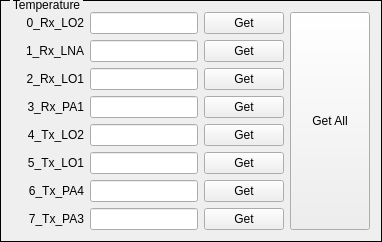
      <widget class="QGroupBox" name="groupBox">
       <property name="styleSheet">
        <string notr="true">QGroupBox{ border:1px solid black; margin-top:0.5ex; }
QGroupBox::title { subcontrol-origin:margin; subcontrol-position:top left; top:-2px; left:10px; margin-left: 0px; padding:0 1px; }</string>
       </property>
       <property name="title">
        <string>Temperature</string>
       </property>
       <property name="alignment">
        <set>Qt::AlignLeading|Qt::AlignLeft|Qt::AlignVCenter</set>
       </property>
       <property name="flat">
        <bool>false</bool>
       </property>
       <property name="checkable">
        <bool>false</bool>
       </property>
       <layout class="QVBoxLayout" name="verticalLayout_5">
        <item>
         <layout class="QHBoxLayout" name="horizontalLayout_26">
          <item>
           <layout class="QVBoxLayout" name="verticalLayout_3">
            <item>
             <layout class="QHBoxLayout" name="horizontalLayout_18">
              <item>
               <widget class="QLabel" name="label_28">
                <property name="sizePolicy">
                 <sizepolicy hsizetype="Preferred" vsizetype="Fixed">
                  <horstretch>0</horstretch>
                  <verstretch>0</verstretch>
                 </sizepolicy>
                </property>
                <property name="minimumSize">
                 <size>
                  <width>72</width>
                  <height>16</height>
                 </size>
                </property>
                <property name="text">
                 <string>0_Rx_LO2</string>
                </property>
                <property name="alignment">
                 <set>Qt::AlignRight|Qt::AlignTrailing|Qt::AlignVCenter</set>
                </property>
                <property name="buddy">
                 <cstring>m_LETemp0</cstring>
                </property>
               </widget>
              </item>
              <item>
               <widget class="QLineEdit" name="m_LETemp0">
                <property name="sizePolicy">
                 <sizepolicy hsizetype="Expanding" vsizetype="Fixed">
                  <horstretch>5</horstretch>
                  <verstretch>0</verstretch>
                 </sizepolicy>
                </property>
               </widget>
              </item>
              <item>
               <widget class="QPushButton" name="m_PBGetTemp0">
                <property name="sizePolicy">
                 <sizepolicy hsizetype="Expanding" vsizetype="Fixed">
                  <horstretch>2</horstretch>
                  <verstretch>0</verstretch>
                 </sizepolicy>
                </property>
                <property name="text">
                 <string>Get</string>
                </property>
               </widget>
              </item>
             </layout>
            </item>
            <item>
             <layout class="QHBoxLayout" name="horizontalLayout_19">
              <item>
               <widget class="QLabel" name="label_24">
                <property name="sizePolicy">
                 <sizepolicy hsizetype="Preferred" vsizetype="Fixed">
                  <horstretch>0</horstretch>
                  <verstretch>0</verstretch>
                 </sizepolicy>
                </property>
                <property name="minimumSize">
                 <size>
                  <width>72</width>
                  <height>16</height>
                 </size>
                </property>
                <property name="text">
                 <string>1_Rx_LNA</string>
                </property>
                <property name="alignment">
                 <set>Qt::AlignRight|Qt::AlignTrailing|Qt::AlignVCenter</set>
                </property>
                <property name="buddy">
                 <cstring>m_LETemp1</cstring>
                </property>
               </widget>
              </item>
              <item>
               <widget class="QLineEdit" name="m_LETemp1">
                <property name="sizePolicy">
                 <sizepolicy hsizetype="Expanding" vsizetype="Fixed">
                  <horstretch>5</horstretch>
                  <verstretch>0</verstretch>
                 </sizepolicy>
                </property>
               </widget>
              </item>
              <item>
               <widget class="QPushButton" name="m_PBGetTemp1">
                <property name="sizePolicy">
                 <sizepolicy hsizetype="Expanding" vsizetype="Fixed">
                  <horstretch>2</horstretch>
                  <verstretch>0</verstretch>
                 </sizepolicy>
                </property>
                <property name="text">
                 <string>Get</string>
                </property>
               </widget>
              </item>
             </layout>
            </item>
            <item>
             <layout class="QHBoxLayout" name="horizontalLayout_20">
              <item>
               <widget class="QLabel" name="label_29">
                <property name="sizePolicy">
                 <sizepolicy hsizetype="Preferred" vsizetype="Fixed">
                  <horstretch>0</horstretch>
                  <verstretch>0</verstretch>
                 </sizepolicy>
                </property>
                <property name="minimumSize">
                 <size>
                  <width>72</width>
                  <height>16</height>
                 </size>
                </property>
                <property name="text">
                 <string>2_Rx_LO1</string>
                </property>
                <property name="alignment">
                 <set>Qt::AlignRight|Qt::AlignTrailing|Qt::AlignVCenter</set>
                </property>
                <property name="buddy">
                 <cstring>m_LETemp2</cstring>
                </property>
               </widget>
              </item>
              <item>
               <widget class="QLineEdit" name="m_LETemp2">
                <property name="sizePolicy">
                 <sizepolicy hsizetype="Expanding" vsizetype="Fixed">
                  <horstretch>5</horstretch>
                  <verstretch>0</verstretch>
                 </sizepolicy>
                </property>
               </widget>
              </item>
              <item>
               <widget class="QPushButton" name="m_PBGetTemp2">
                <property name="sizePolicy">
                 <sizepolicy hsizetype="Expanding" vsizetype="Fixed">
                  <horstretch>2</horstretch>
                  <verstretch>0</verstretch>
                 </sizepolicy>
                </property>
                <property name="text">
                 <string>Get</string>
                </property>
               </widget>
              </item>
             </layout>
            </item>
            <item>
             <layout class="QHBoxLayout" name="horizontalLayout_21">
              <item>
               <widget class="QLabel" name="label_25">
                <property name="sizePolicy">
                 <sizepolicy hsizetype="Preferred" vsizetype="Fixed">
                  <horstretch>0</horstretch>
                  <verstretch>0</verstretch>
                 </sizepolicy>
                </property>
                <property name="minimumSize">
                 <size>
                  <width>72</width>
                  <height>16</height>
                 </size>
                </property>
                <property name="text">
                 <string>3_Rx_PA1</string>
                </property>
                <property name="alignment">
                 <set>Qt::AlignRight|Qt::AlignTrailing|Qt::AlignVCenter</set>
                </property>
                <property name="buddy">
                 <cstring>m_LETemp3</cstring>
                </property>
               </widget>
              </item>
              <item>
               <widget class="QLineEdit" name="m_LETemp3">
                <property name="sizePolicy">
                 <sizepolicy hsizetype="Expanding" vsizetype="Fixed">
                  <horstretch>5</horstretch>
                  <verstretch>0</verstretch>
                 </sizepolicy>
                </property>
               </widget>
              </item>
              <item>
               <widget class="QPushButton" name="m_PBGetTemp3">
                <property name="sizePolicy">
                 <sizepolicy hsizetype="Expanding" vsizetype="Fixed">
                  <horstretch>2</horstretch>
                  <verstretch>0</verstretch>
                 </sizepolicy>
                </property>
                <property name="text">
                 <string>Get</string>
                </property>
               </widget>
              </item>
             </layout>
            </item>
            <item>
             <layout class="QHBoxLayout" name="horizontalLayout_22">
              <item>
               <widget class="QLabel" name="label_30">
                <property name="sizePolicy">
                 <sizepolicy hsizetype="Preferred" vsizetype="Fixed">
                  <horstretch>0</horstretch>
                  <verstretch>0</verstretch>
                 </sizepolicy>
                </property>
                <property name="minimumSize">
                 <size>
                  <width>72</width>
                  <height>16</height>
                 </size>
                </property>
                <property name="text">
                 <string>4_Tx_LO2</string>
                </property>
                <property name="alignment">
                 <set>Qt::AlignRight|Qt::AlignTrailing|Qt::AlignVCenter</set>
                </property>
                <property name="buddy">
                 <cstring>m_LETemp4</cstring>
                </property>
               </widget>
              </item>
              <item>
               <widget class="QLineEdit" name="m_LETemp4">
                <property name="sizePolicy">
                 <sizepolicy hsizetype="Expanding" vsizetype="Fixed">
                  <horstretch>5</horstretch>
                  <verstretch>0</verstretch>
                 </sizepolicy>
                </property>
               </widget>
              </item>
              <item>
               <widget class="QPushButton" name="m_PBGetTemp4">
                <property name="sizePolicy">
                 <sizepolicy hsizetype="Expanding" vsizetype="Fixed">
                  <horstretch>2</horstretch>
                  <verstretch>0</verstretch>
                 </sizepolicy>
                </property>
                <property name="text">
                 <string>Get</string>
                </property>
               </widget>
              </item>
             </layout>
            </item>
            <item>
             <layout class="QHBoxLayout" name="horizontalLayout_23">
              <item>
               <widget class="QLabel" name="label_26">
                <property name="sizePolicy">
                 <sizepolicy hsizetype="Preferred" vsizetype="Fixed">
                  <horstretch>0</horstretch>
                  <verstretch>0</verstretch>
                 </sizepolicy>
                </property>
                <property name="minimumSize">
                 <size>
                  <width>72</width>
                  <height>16</height>
                 </size>
                </property>
                <property name="text">
                 <string>5_Tx_LO1</string>
                </property>
                <property name="alignment">
                 <set>Qt::AlignRight|Qt::AlignTrailing|Qt::AlignVCenter</set>
                </property>
                <property name="buddy">
                 <cstring>m_LETemp5</cstring>
                </property>
               </widget>
              </item>
              <item>
               <widget class="QLineEdit" name="m_LETemp5">
                <property name="sizePolicy">
                 <sizepolicy hsizetype="Expanding" vsizetype="Fixed">
                  <horstretch>5</horstretch>
                  <verstretch>0</verstretch>
                 </sizepolicy>
                </property>
               </widget>
              </item>
              <item>
               <widget class="QPushButton" name="m_PBGetTemp5">
                <property name="sizePolicy">
                 <sizepolicy hsizetype="Expanding" vsizetype="Fixed">
                  <horstretch>2</horstretch>
                  <verstretch>0</verstretch>
                 </sizepolicy>
                </property>
                <property name="text">
                 <string>Get</string>
                </property>
               </widget>
              </item>
             </layout>
            </item>
            <item>
             <layout class="QHBoxLayout" name="horizontalLayout_24">
              <item>
               <widget class="QLabel" name="label_31">
                <property name="sizePolicy">
                 <sizepolicy hsizetype="Preferred" vsizetype="Fixed">
                  <horstretch>0</horstretch>
                  <verstretch>0</verstretch>
                 </sizepolicy>
                </property>
                <property name="minimumSize">
                 <size>
                  <width>72</width>
                  <height>16</height>
                 </size>
                </property>
                <property name="text">
                 <string>6_Tx_PA4</string>
                </property>
                <property name="alignment">
                 <set>Qt::AlignRight|Qt::AlignTrailing|Qt::AlignVCenter</set>
                </property>
                <property name="buddy">
                 <cstring>m_LETemp6</cstring>
                </property>
               </widget>
              </item>
              <item>
               <widget class="QLineEdit" name="m_LETemp6">
                <property name="sizePolicy">
                 <sizepolicy hsizetype="Expanding" vsizetype="Fixed">
                  <horstretch>5</horstretch>
                  <verstretch>0</verstretch>
                 </sizepolicy>
                </property>
               </widget>
              </item>
              <item>
               <widget class="QPushButton" name="m_PBGetTemp6">
                <property name="sizePolicy">
                 <sizepolicy hsizetype="Expanding" vsizetype="Fixed">
                  <horstretch>2</horstretch>
                  <verstretch>0</verstretch>
                 </sizepolicy>
                </property>
                <property name="text">
                 <string>Get</string>
                </property>
               </widget>
              </item>
             </layout>
            </item>
            <item>
             <layout class="QHBoxLayout" name="horizontalLayout_25">
              <item>
               <widget class="QLabel" name="label_27">
                <property name="sizePolicy">
                 <sizepolicy hsizetype="Preferred" vsizetype="Fixed">
                  <horstretch>0</horstretch>
                  <verstretch>0</verstretch>
                 </sizepolicy>
                </property>
                <property name="minimumSize">
                 <size>
                  <width>72</width>
                  <height>16</height>
                 </size>
                </property>
                <property name="text">
                 <string>7_Tx_PA3</string>
                </property>
                <property name="alignment">
                 <set>Qt::AlignRight|Qt::AlignTrailing|Qt::AlignVCenter</set>
                </property>
                <property name="buddy">
                 <cstring>m_LETemp7</cstring>
                </property>
               </widget>
              </item>
              <item>
               <widget class="QLineEdit" name="m_LETemp7">
                <property name="sizePolicy">
                 <sizepolicy hsizetype="Expanding" vsizetype="Fixed">
                  <horstretch>5</horstretch>
                  <verstretch>0</verstretch>
                 </sizepolicy>
                </property>
               </widget>
              </item>
              <item>
               <widget class="QPushButton" name="m_PBGetTemp7">
                <property name="sizePolicy">
                 <sizepolicy hsizetype="Expanding" vsizetype="Fixed">
                  <horstretch>2</horstretch>
                  <verstretch>0</verstretch>
                 </sizepolicy>
                </property>
                <property name="text">
                 <string>Get</string>
                </property>
               </widget>
              </item>
             </layout>
            </item>
           </layout>
          </item>
          <item>
           <widget class="QPushButton" name="m_PBGetTempAll">
            <property name="sizePolicy">
             <sizepolicy hsizetype="Fixed" vsizetype="Expanding">
              <horstretch>1</horstretch>
              <verstretch>1</verstretch>
             </sizepolicy>
            </property>
            <property name="text">
             <string>Get All</string>
            </property>
           </widget>
          </item>
         </layout>
        </item>
       </layout>
      </widget>
